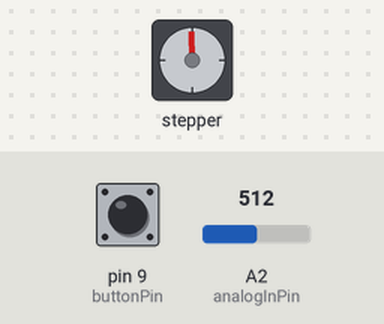
A sketch run on a simulated Arduino Uno, built with avr-gcc and run on an emulated ATmega328P. Parts: stepper motor. Wiring (inferred from the names in the program): stepper motor driver (200 steps per turn assumed): step pin 5; direction pin 4. The test bench sets the inputs (shaded band); at power-on: pin 9 (buttonPin) LOW, A2 (analogInPin) = 512.

Above: at 1.2 s.
1.3 s: pin 9 (buttonPin) pulled HIGH for 0.15 s
At 3.8 s:
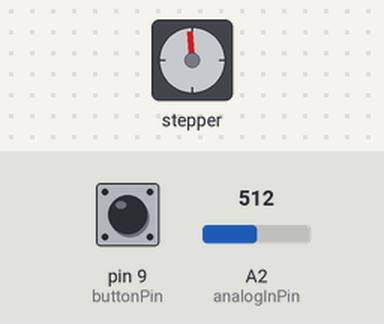
4.3 s: pin 9 (buttonPin) pulled HIGH for 1 s
At 4.77 s:
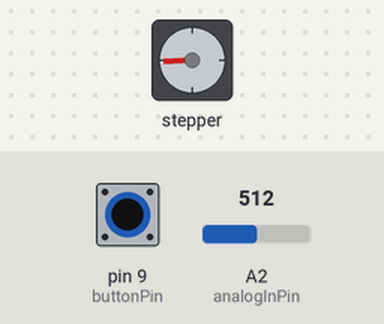
7.4 s: pin 9 (buttonPin) pulled HIGH for 3.2 s
At 8.15 s:
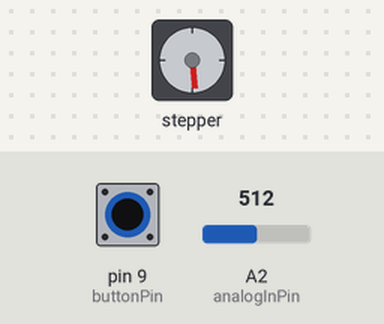
12.1 s: pin 9 (buttonPin) driven HIGH
At 13.16 s:
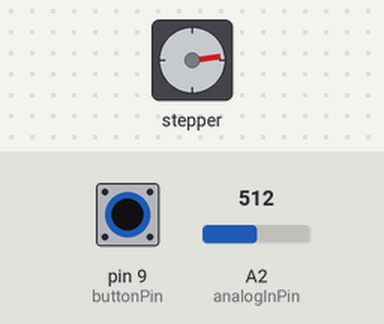
15.1 s: A2 (analogInPin) set to 122
18.1 s: A2 (analogInPin) set to 306
Timing chart, 0 to 28.9 s (numbered marks = the images above; inputs shaded):
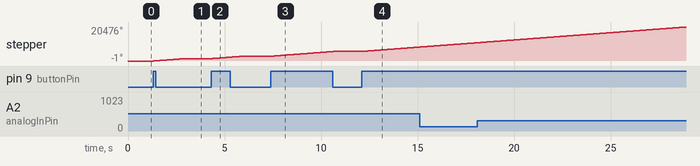

Measured:
- after the input at 1.3 s, stepper: turns 1437° clockwise in 1.6 s, starting at once
- after the input at 4.3 s, stepper: turns 1440° clockwise in 1.6 s, starting at once
- after the input at 7.4 s, stepper: turns 2880° clockwise in 3.2 s, starting at once
- after the input at 12.1 s, stepper: keeps turning clockwise at about 886°/s, starting at once

The sketch:

basic.ino
```cpp
/*Программа для вращения шагового мотора NEMA 17, серии 17HS4402 + драйвер A4988. Сначала мотор совершает полный оборот в одну сторону, потом в другую*/
/*целочисленная константа, хранящая номер цифрового контакта Arduino, который подаёт сигнал Step на драйвер. Каждый импульс от этого контакта — это перемещение мотора на один шаг*/
const int pinStep = 5;
/*целочисленная константа, хранящая номер цифрового контакта Arduino, который подаёт сигнал Direction на драйвер. Наличие импульса - мотор вращается в одну сторону, отсутствие - в другую*/
const int pinDir = 4;
const int buttonPin = 9;
const int pinEn = 7;
const int analogInPin = A2;
int sensorValue = 0;
// Количество оборотов для намотки

int Count = 2;

//временная задержка между шагами мотора в мс
const int move_delay = 1;

//шагов на полный оборот
const int steps_rotate_360 = 200;
int buttonState = 0;

/*Функция, в которой происходит инициализация всех переменных программы*/
void setup()
{
/*задаём контактам Step и Direction режим вывода, то есть они выдают напряжение*/

  pinMode(pinStep, OUTPUT);
  pinMode(pinDir, OUTPUT);
  pinMode(buttonPin, INPUT);
  // pinMode(pinEn, LOW);
//устанавливаем начальный режим
  digitalWrite(pinStep, HIGH);
  digitalWrite(pinDir, LOW);
}

/*Функция-цикл в которой задаётся поведение программы*/
void loop()
{
//устанавливаем направление вращения
  buttonState = digitalRead(buttonPin);
  sensorValue = analogRead(analogInPin);
  Count = map(sensorValue, 0, 1023, 2, 7);

  if (buttonState == HIGH) {
    digitalWrite(pinDir, HIGH);
    digitalWrite(pinEn, HIGH);
    for(int i = 0; i < steps_rotate_360*Count; i++)
      {
      digitalWrite(pinStep, HIGH);
      delay(move_delay);
      digitalWrite(pinStep, LOW);
      delay(move_delay);
      }
  }
  delay(move_delay*10);

//устанавливаем направление вращения обратное
/*  digitalWrite(pinDir, LOW);

  for(int i = 0; i < steps_rotate_360; i++)
  {
    digitalWrite(pinStep, HIGH);
    delay(move_delay);
    digitalWrite(pinStep, LOW);
    delay(move_delay);
  } */

  delay(move_delay*10);
}
```
